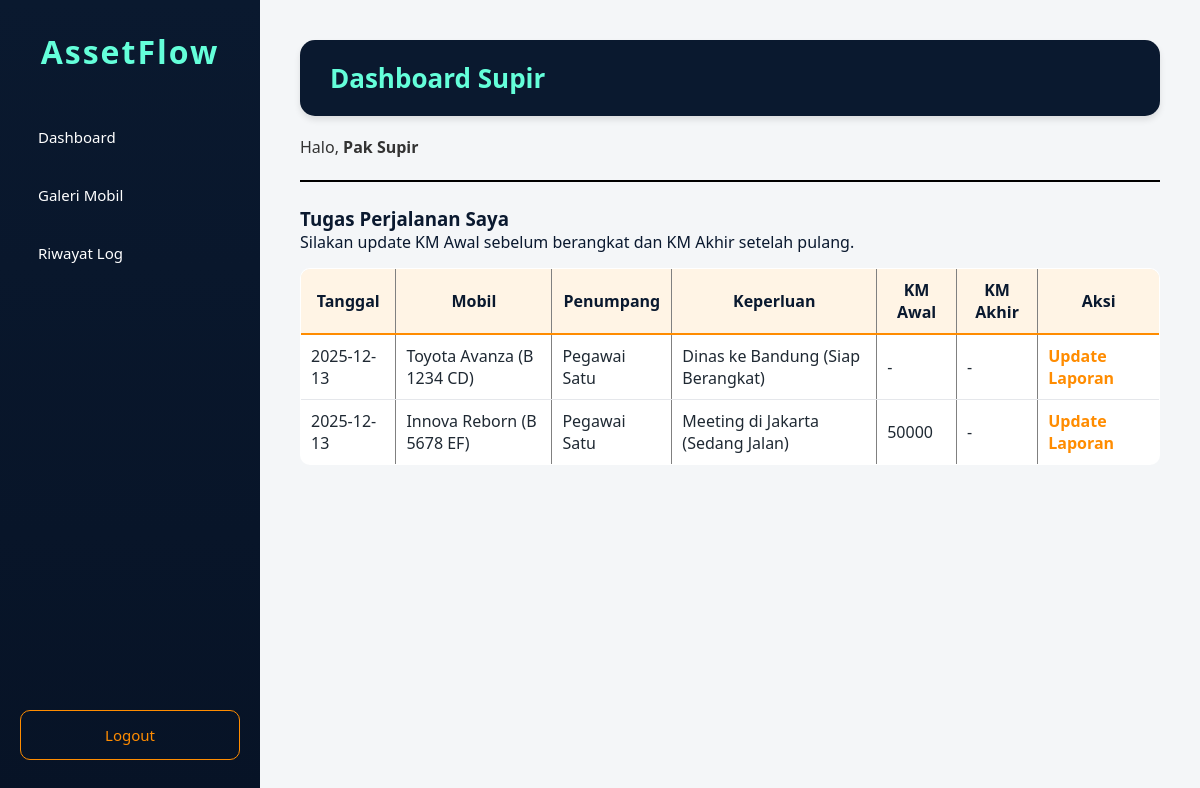
/dashboard_operasional.php (signed in), run on the app's committed database.
### tables this page shows
CREATE TABLE `loans` (
  `id_loan` int(11) NOT NULL,
  `id_user` int(11) NOT NULL,
  `id_aset` int(11) NOT NULL,
  `driver_id` int(11) DEFAULT NULL,
  `tgl_pinjam` date NOT NULL,
  `tgl_kembali` date NOT NULL,
  `jam_keluar` datetime DEFAULT NULL,
  `jam_masuk` datetime DEFAULT NULL,
  `km_awal` int(11) DEFAULT NULL,
  `km_akhir` int(11) DEFAULT NULL,
  `kondisi_mobil` text DEFAULT NULL,
  `keterangan` text NOT NULL,
  `alasan_penolakan` text DEFAULT NULL,
  `status_loan` enum('pending','approved','rejected','on_loan','returned') NOT NULL DEFAULT 'pending',
  `returned_at` datetime DEFAULT NULL,
  `created_at` datetime NOT NULL DEFAULT CURRENT_TIMESTAMP,
  `updated_at` datetime NOT NULL DEFAULT CURRENT_TIMESTAMP ON UPDATE CURRENT_TIMESTAMP
);

CREATE TABLE `assets` (
  `id_aset` int(11) NOT NULL,
  `nama_aset` varchar(100) NOT NULL,
  `kategori` enum('mobil','elektronik') NOT NULL,
  `plat_nomor` varchar(20) DEFAULT NULL,
  `status_aset` enum('tersedia','maintenance','rusak') NOT NULL DEFAULT 'tersedia',
  `gambar` varchar(255) DEFAULT NULL,
  `created_at` datetime NOT NULL DEFAULT CURRENT_TIMESTAMP,
  `updated_at` datetime NOT NULL DEFAULT CURRENT_TIMESTAMP ON UPDATE CURRENT_TIMESTAMP,
  `deleted_at` datetime DEFAULT NULL
);

CREATE TABLE `users` (
  `id_user` int(11) NOT NULL,
  `nama` varchar(100) NOT NULL,
  `email` varchar(100) NOT NULL,
  `password` varchar(255) NOT NULL,
  `role` enum('pegawai','hrga','satpam','supir') NOT NULL,
  `divisi` varchar(50) DEFAULT NULL,
  `created_at` datetime NOT NULL DEFAULT CURRENT_TIMESTAMP,
  `updated_at` datetime NOT NULL DEFAULT CURRENT_TIMESTAMP ON UPDATE CURRENT_TIMESTAMP,
  `deleted_at` datetime DEFAULT NULL
);

### auth_check.php (called while the page is built, shortened)
<?php
function e($value) {
    return htmlspecialchars((string) ($value ?? ''), ENT_QUOTES, 'UTF-8');
}

### dashboard_operasional.php (the view, shortened to what this page needs)
<?php
require_once 'auth_check.php';
require_once 'database/db.php';
$role = $_SESSION['role'];
$nama = $_SESSION['nama'];
$userId = $_SESSION['user_id'];
?>
<!DOCTYPE html>
<html>
<head>
    <link rel="stylesheet" href="css/dash_opera.css">
</head>
<body>
<div class="sidebar">
    <h2>AssetFlow</h2>
    <a href="dashboard_operasional.php">Dashboard</a>
    <a href="galeri_mobil.php">Galeri Mobil</a>
    <a href="riwayat.php">Riwayat Log</a>
    <a href="logout.php" class="logout">Logout</a>
</div>
<div class="main-content">
    <div class="page-header">
        <h1>Dashboard <?php echo e(ucfirst($role)); ?></h1>
        <p>Halo, <strong><?php echo e($nama); ?></strong></p>
    </div>
    <?php if ($role == 'satpam'): ?>
        <h3>Daftar Kendaraan Keluar/Masuk</h3>
        <p>Silakan update jam keluar jika mobil berangkat, atau jam masuk jika mobil kembali.</p>
        <?php
        $query = "SELECT l.id_loan, l.status_loan, l.jam_keluar, l.jam_masuk, l.keterangan,
                         a.nama_aset, a.plat_nomor, u.nama as peminjam
                  FROM loans l
                  JOIN assets a ON l.id_aset = a.id_aset
                  JOIN users u ON l.id_user = u.id_user
                  WHERE a.kategori = 'mobil'
                    AND (
                        l.status_loan IN ('approved', 'on_loan')
                        OR (l.status_loan = 'returned' AND (l.jam_keluar IS NULL OR l.jam_masuk IS NULL))
                    )
                  ORDER BY l.status_loan ASC";
        $stmt = $conn->prepare($query);
        $stmt->execute();
        $list = $stmt->fetchAll();
        ?>
        <table border="1" cellpadding="10" cellspacing="0" width="100%">
            <tr bgcolor="#f2f2f2">
                <th>Mobil</th>
                <th>Peminjam</th>
                <th>Keperluan</th> <th>Status</th>
                <th>Jam Keluar</th>
                <th>Jam Masuk</th>
                <th>Aksi</th>
            </tr>
            <?php foreach($list as $row): ?>
            <tr>
                <td>
                    <b><?php echo e($row['nama_aset']); ?></b><br>
                    <?php echo e($row['plat_nomor']); ?>
                </td>
                <td><?php echo e($row['peminjam']); ?></td>
                <td><?php echo e($row['keterangan']); ?></td>                 <td>
                    <?php
                    if($row['status_loan'] == 'approved') echo "Belum Berangkat";
                    elseif($row['status_loan'] == 'on_loan') echo "Sedang Diluar";
                    elseif($row['status_loan'] == 'returned') echo "Sudah Kembali (Data Belum Lengkap)";
                    ?>
                </td>
                <td><?php echo $row['jam_keluar'] ? e($row['jam_keluar']) : '-'; ?></td>
                <td><?php echo $row['jam_masuk'] ? e($row['jam_masuk']) : '-'; ?></td>
                <td>
                    <a href="form_satpam.php?id_loan=<?php echo e($row['id_loan']); ?>">Update Log</a>
                </td>
            </tr>
            <?php endforeach; ?>
        </table>
    <?php elseif ($role == 'supir'): ?>
        <h3>Tugas Perjalanan Saya</h3>
        <p>Silakan update KM Awal sebelum berangkat dan KM Akhir setelah pulang.</p>
        <?php
        $query = "SELECT l.id_loan, l.tgl_pinjam, l.km_awal, l.km_akhir, l.kondisi_mobil, l.keterangan,
                         a.nama_aset, a.plat_nomor, u.nama as peminjam, l.status_loan
                  FROM loans l
                  JOIN assets a ON l.id_aset = a.id_aset
                  JOIN users u ON l.id_user = u.id_user
                  WHERE l.driver_id = :my_id
                    AND (
                        l.status_loan IN ('approved', 'on_loan')
                        OR (l.status_loan = 'returned' AND (l.km_awal IS NULL OR l.km_akhir IS NULL OR l.kondisi_mobil IS NULL))
                    )
                  ORDER BY l.tgl_pinjam ASC";
        $stmt = $conn->prepare($query);
        $stmt->bindParam(':my_id', $userId);
        $stmt->execute();
        $tasks = $stmt->fetchAll();
        ?>
        <table border="1" cellpadding="10" cellspacing="0" width="100%">
            <tr bgcolor="#f2f2f2">
                <th>Tanggal</th>
                <th>Mobil</th>
                <th>Penumpang</th>
                <th>Keperluan</th> <th>KM Awal</th>
                <th>KM Akhir</th>
                <th>Aksi</th>
            </tr>
            <?php foreach($tasks as $t): ?>
            <tr>
                <td><?php echo e($t['tgl_pinjam']); ?></td>
                <td><?php echo e($t['nama_aset']); ?> (<?php echo e($t['plat_nomor']); ?>)</td>
                <td><?php echo e($t['peminjam']); ?></td>
                <td><?php echo e($t['keterangan']); ?></td> <td><?php echo $t['km_awal'] ? e($t['km_awal']) : '-'; ?></td>
                <td><?php echo $t['km_akhir'] ? e($t['km_akhir']) : '-'; ?></td>
                <td>
                    <a href="form_supir.php?id_loan=<?php echo e($t['id_loan']); ?>">Update Laporan</a>
                </td>
            </tr>
            <?php endforeach; ?>
        </table>
    <?php endif; ?>
</body>
</html>

### css/dash_opera.css (style rules this page uses)
* { margin: 0; padding: 0; box-sizing: border-box; font-family: "Segoe UI", Tahoma, sans-serif; }
body { background-color: #F4F6F8; color: #0A192F; }
.sidebar { position: fixed; top: 0; left: 0; width: 260px; height: 100vh; background: linear-gradient(180deg, #0A192F, #071326); padding: 30px 20px; display: flex; flex-direction: column; z-index: 1000; }
.sidebar h2 { color: #64FFDA; font-size: 32px; text-align: center; margin-bottom: 40px; letter-spacing: 2px; }
.sidebar a { display: block; color: #ffffff; text-decoration: none; padding: 14px 18px; margin-bottom: 10px; border-radius: 10px; font-size: 15px; transition: all 0.3s ease; }
.sidebar .logout { margin-top: auto; border: 1px solid #FF8C00; color: #FF8C00; text-align: center; }
.main-content { margin-left: 260px; padding: 40px; }
h1 { color: #64FFDA; background-color: #0A192F; padding: 20px 30px; border-radius: 15px; margin-bottom: 30px; font-size: 26px; box-shadow: 0 4px 6px rgba(0,0,0,0.1); }
.page-header { border-bottom: 2px solid #000; padding-bottom: 12px; margin-bottom: 24px; }
.page-header h1 { margin-bottom: 6px; }
.page-header p { margin-top: 20px; margin-bottom: 10px; color: #333; }
table { border-collapse: collapse; background-color: #ffffff; margin-top: 15px; }
th { background-color: #f2f2f2; }
th, td { padding: 10px; text-align: left; }
table { width: 100%; border-collapse: collapse; background-color: #ffffff; margin-top: 15px; border-radius: 10px; overflow: hidden; }
table th { background-color: #FFF4E5; color: #0A192F; font-weight: 600; text-align: center; border-bottom: 2px solid #FF8C00; }
table td { border-bottom: 1px solid #E5E7EB; color: #1F2933; }
table td a { color: #FF8C00; font-weight: 600; text-decoration: none; }

### data on the page
loans: tgl_pinjam "2025-12-13", id_aset.nama_aset "Toyota Avanza", id_aset.plat_nomor "B 1234 CD", id_user.nama "Pegawai Satu", keterangan "Dinas ke Bandung (Siap Berangkat)"
loans: tgl_pinjam "2025-12-13", id_aset.nama_aset "Innova Reborn", id_aset.plat_nomor "B 5678 EF", id_user.nama "Pegawai Satu", keterangan "Meeting di Jakarta (Sedang Jalan)", km_awal "50000"

### other printed values
$role "Supir"
$nama "Pak Supir"
